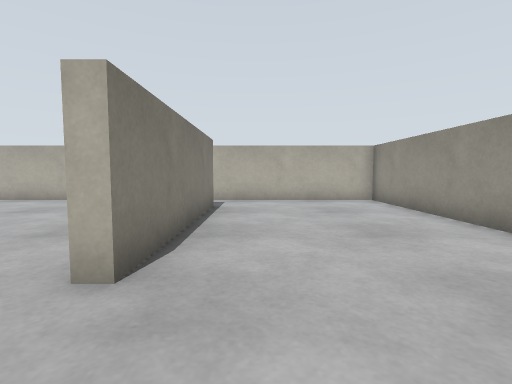
View 1 (above)

12 first-person views from a walk through a world built for the Gazebo simulator. The camera is 0.51 m above the floor, tilts 4° down and sees 85° across. The floor is counted in squares, 0.5 m on a side. Each view is taken from the middle of a square. On the plan, view 1 faces up. The plan holds only what a view shows up to about 11 squares ahead; the rest is blank. The place goes on beyond the plan.

View 2
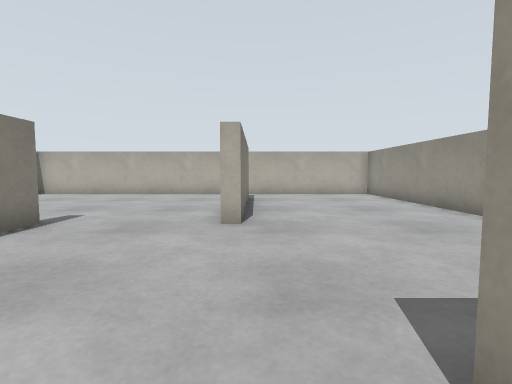

View 3
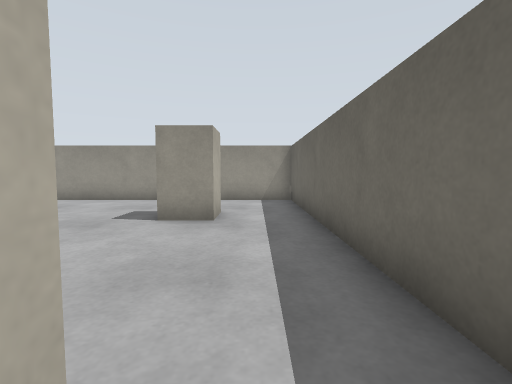

View 4
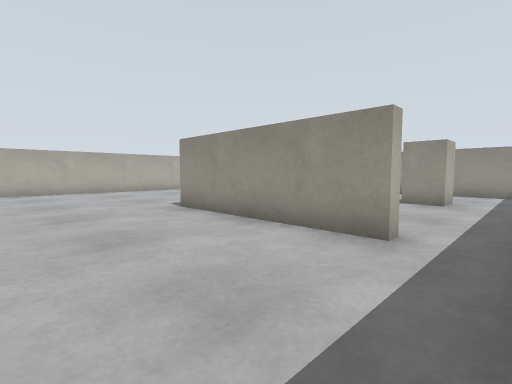

View 5
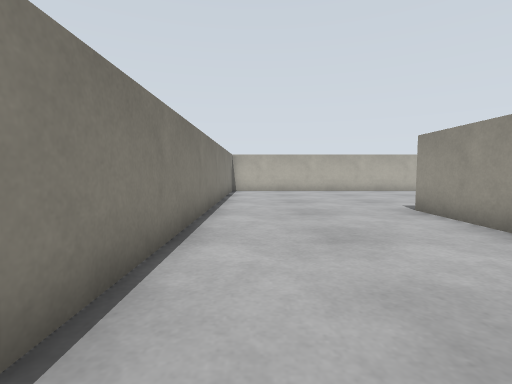

View 6
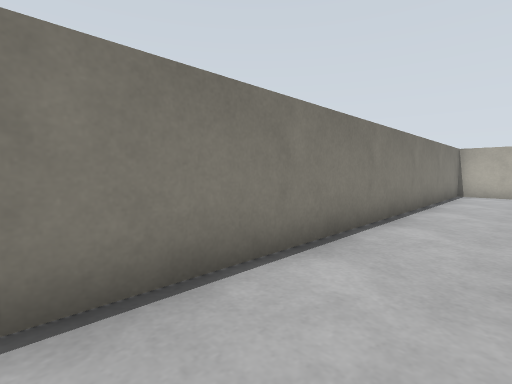

View 7
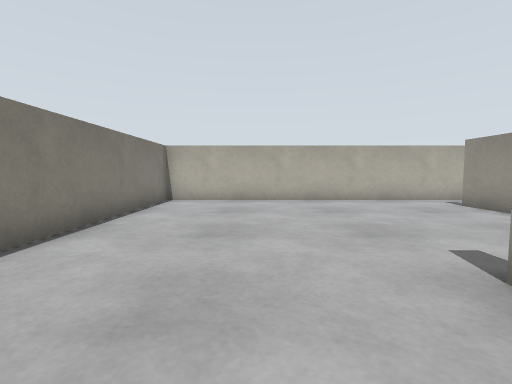

View 8
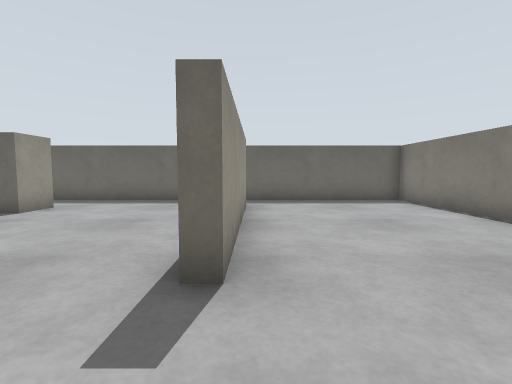

View 9
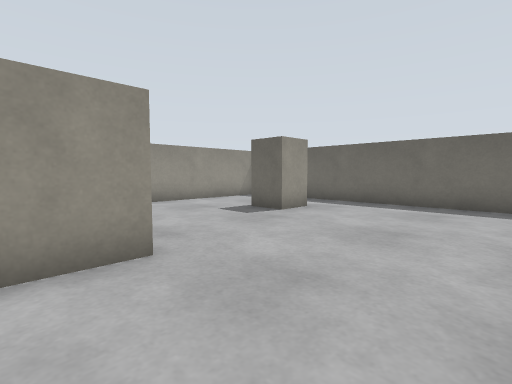

View 10
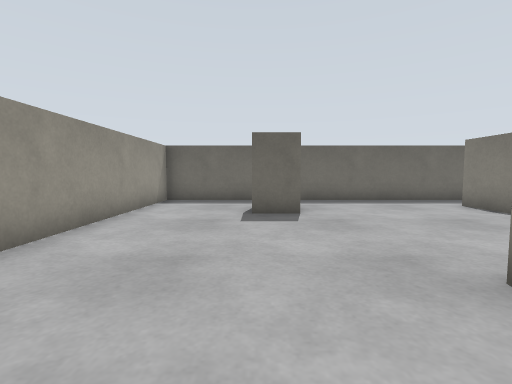

View 11
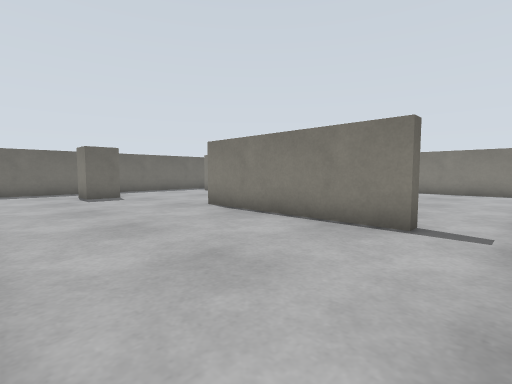

View 12
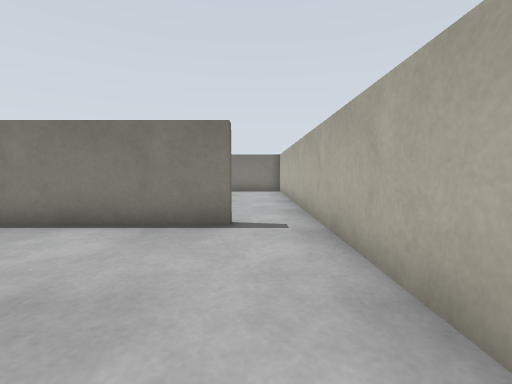

### Floor plan
Ten units are one square. View 1 is at (0, 0); x grows to the right and y downward. Boxes are objects, and circles mark ways between rooms. Rooms are numbered by the first view taken in them; rooms with no view inside come last. Other rooms are left out.
<svg viewBox="-118 -108 166 166">
<path fill="none" stroke="#000" d="M-53 -25 -53 -16M-53 18 -53 35M-17 -85 -13 -85 -13 -25 -17 -25M-56 53 43 53 43 -103 -14 -103M-17 -25 -17 -40M-17 -68 -17 -85M-53 35 -57 35 -57 -25 -53 -25M-14 -103 -113 -103 -113 53 -56 53"/>
<rect x="-5" y="15" width="20" height="20" fill="#bbb"><title>pillar</title></rect>
<circle cx="-10" cy="-95" r="3" fill="#2a7"/>
<circle cx="-30" cy="-20" r="3" fill="#2a7"/>
<circle cx="-50" cy="45" r="3" fill="#2a7"/>
<text x="10" y="-10">1</text>
<text x="-70" y="-40">2</text>
</svg>
Room 1 opens to room 2.

Where each view was taken, in squares from view 1:
view 1: 0 up, 0 right, facing up
view 2: 3 down, 1 left, facing up
view 3: 4 down, 6 left, facing right
view 4: 5 down, 10 left, facing up-right
view 5: 5 down, 10 left, facing up
view 6: 4 down, 9 left, facing up-left
view 7: 0 up, 8 left, facing up
view 8: 5 up, 6 left, facing down
view 9: 4 up, 5 left, facing down-right
view 10: 5 up, 1 right, facing down
view 11: 10 up, 4 right, facing down-left
view 12: 9 up, 4 right, facing left
